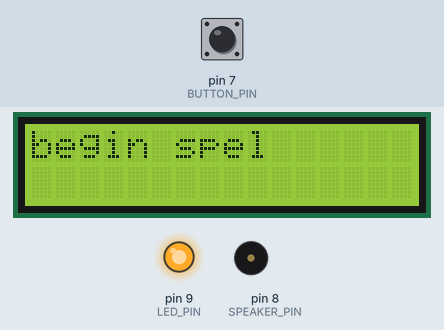
The sketch below on a simulated Arduino Uno, built with avr-gcc and run on an emulated ATmega328P. On the bench: 16×2 character LCD, output pins drawn as LEDs (lit = HIGH), buzzer (waves = sounding). Inputs (shaded band) come from the test bench; at power-on: pin 7 (BUTTON_PIN) HIGH. What the sketch prints to the serial monitor is not drawn.

Above: at 0.1 s.
At 5.1 s:
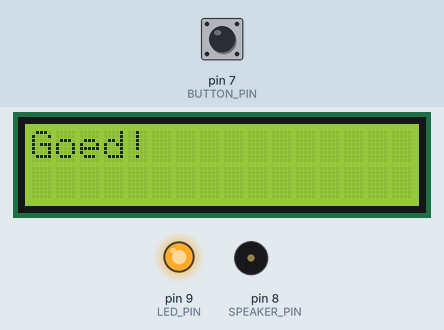
At 6.6 s:
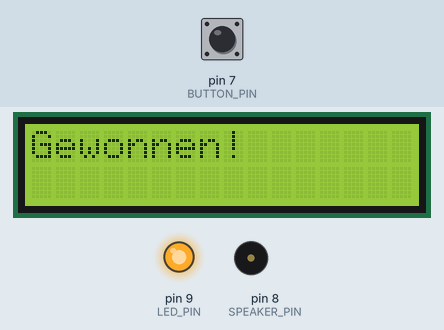
At 11.4 s:
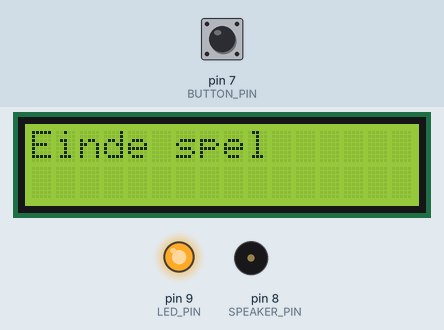
Timing chart, 0 to 12.9 s (numbered marks = the images above):
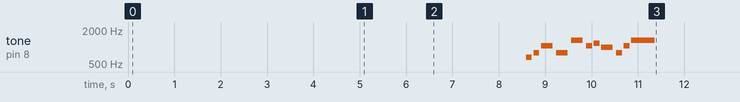

The sketch:

sketch_jan19a.ino
```cpp
#include <LiquidCrystal.h>

LiquidCrystal lcd(12, 11, 5, 4, 3, 2);

// Pin definitions
const int BUTTON_PIN = 7;
const int LED_PIN = 9;
const int LED_BRIGHTNESS = 255;

// Speaker pin
const int SPEAKER_PIN = 8;

// Button debounce variabelen
int buttonState = HIGH;
int lastButtonState = HIGH;
unsigned long lastDebounceTime = 0;

const unsigned long debounceDelay = 50;

// LED toggle status
bool ledOn = true;

// ----------------------
// Melody from Arduino example
// ----------------------
#include "pitches.h"

int melody[] = { NOTE_E5, NOTE_G5, NOTE_C6, NOTE_G5, NOTE_E6, NOTE_C6, NOTE_D6, NOTE_B5, NOTE_G5, NOTE_C6, NOTE_E6 };
int noteDurations[] = { 8, 8, 4, 4, 4, 8, 8, 4, 8, 8, 2 };

void playMelody() {
  for (int i = 0; i < 11; i++) {
    int noteDuration = 1000 / noteDurations[i];
    tone(SPEAKER_PIN, melody[i], noteDuration);

    int pauseBetweenNotes = noteDuration * 1.30;
    delay(pauseBetweenNotes);

    noTone(SPEAKER_PIN);
  }
}

// ----------------------


void setup() {

  pinMode(BUTTON_PIN, INPUT_PULLUP);
  pinMode(LED_PIN, OUTPUT);
  pinMode(SPEAKER_PIN, OUTPUT);

  analogWrite(LED_PIN, LED_BRIGHTNESS);

  Serial.begin(9600);
  Serial.println("Lighted Arcade Button Ready!");

  lcd.begin(16, 2);
  lcd.clear();

  lcd.print("begin spel");
  delay(2000);

  lcd.clear();
  lcd.print(" nummer 1");
  delay(1000);

  lcd.clear();
  lcd.print(" nummer 2");
  delay(1000);

  lcd.clear();
  lcd.print(" nummer 3 laatste");
  delay(1000);

  bool antwoordGoed = true;

  lcd.clear();
  if (antwoordGoed) {
    lcd.print("Goed!");
    delay(1500);
    lcd.clear();
    lcd.print("Gewonnen!");
  } else {
    lcd.print("Fout!");
    delay(1500);
    lcd.clear();
    lcd.print("Game Over");
  }

  delay(2000);

  lcd.clear();
  lcd.print("Einde spel");


  playMelody();
}

void loop() {

  int reading = digitalRead(BUTTON_PIN);

  if (reading != lastButtonState) {
    lastDebounceTime = millis();
  }

  if ((millis() - lastDebounceTime) > debounceDelay) {
    if (reading != buttonState) {
      buttonState = reading;

      if (buttonState == LOW) {
        ledOn = !ledOn;
      }
    }
  }

  lastButtonState = reading;
}
```

pitches.h
```cpp
/*************************************************

 * Public Constants

 *************************************************/

#define NOTE_B0  31
#define NOTE_C1  33
#define NOTE_CS1 35
#define NOTE_D1  37
#define NOTE_DS1 39
#define NOTE_E1  41
#define NOTE_F1  44
#define NOTE_FS1 46
#define NOTE_G1  49
#define NOTE_GS1 52
#define NOTE_A1  55
#define NOTE_AS1 58
#define NOTE_B1  62
#define NOTE_C2  65
#define NOTE_CS2 69
#define NOTE_D2  73
#define NOTE_DS2 78
#define NOTE_E2  82
#define NOTE_F2  87
#define NOTE_FS2 93
#define NOTE_G2  98
#define NOTE_GS2 104
#define NOTE_A2  110
#define NOTE_AS2 117
#define NOTE_B2  123
#define NOTE_C3  131
#define NOTE_CS3 139
#define NOTE_D3  147
#define NOTE_DS3 156
#define NOTE_E3  165
#define NOTE_F3  175
#define NOTE_FS3 185
#define NOTE_G3  196
#define NOTE_GS3 208
#define NOTE_A3  220
#define NOTE_AS3 233
#define NOTE_B3  247
#define NOTE_C4  262
#define NOTE_CS4 277
#define NOTE_D4  294
#define NOTE_DS4 311
#define NOTE_E4  330
#define NOTE_F4  349
#define NOTE_FS4 370
#define NOTE_G4  392
#define NOTE_GS4 415
#define NOTE_A4  440
#define NOTE_AS4 466
#define NOTE_B4  494
#define NOTE_C5  523
#define NOTE_CS5 554
#define NOTE_D5  587
#define NOTE_DS5 622
#define NOTE_E5  659
#define NOTE_F5  698
#define NOTE_FS5 740
#define NOTE_G5  784
#define NOTE_GS5 831
#define NOTE_A5  880
#define NOTE_AS5 932
#define NOTE_B5  988
#define NOTE_C6  1047
#define NOTE_CS6 1109
#define NOTE_D6  1175
#define NOTE_DS6 1245
#define NOTE_E6  1319
#define NOTE_F6  1397
#define NOTE_FS6 1480
#define NOTE_G6  1568
#define NOTE_GS6 1661
#define NOTE_A6  1760
#define NOTE_AS6 1865
#define NOTE_B6  1976
#define NOTE_C7  2093
#define NOTE_CS7 2217
#define NOTE_D7  2349
#define NOTE_DS7 2489
#define NOTE_E7  2637
#define NOTE_F7  2794
#define NOTE_FS7 2960
#define NOTE_G7  3136
#define NOTE_GS7 3322
#define NOTE_A7  3520
#define NOTE_AS7 3729
#define NOTE_B7  3951
#define NOTE_C8  4186
#define NOTE_CS8 4435
#define NOTE_D8  4699
#define NOTE_DS8 4978
```

Measured:
- what the display in image 1 shows lasts 1.5 s, from 5.1 s to 6.6 s
- what the display in image 2 shows lasts 2.0 s, from 6.6 s to 8.6 s
